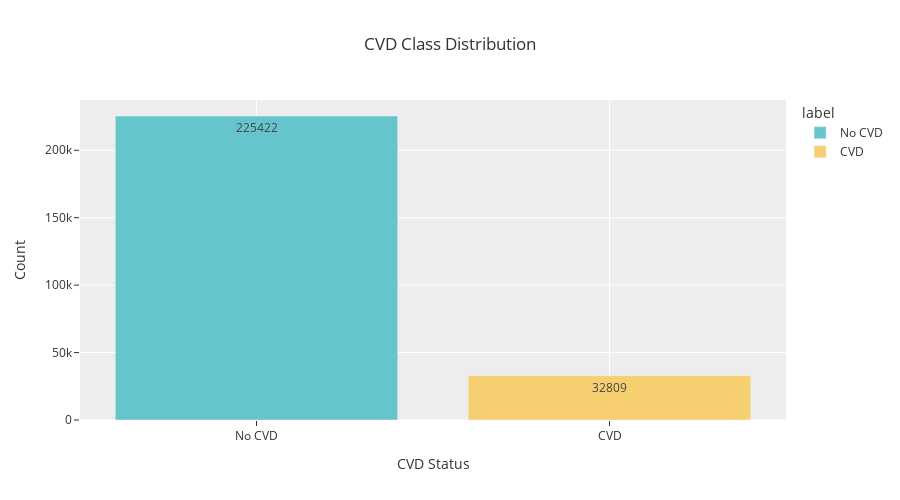

The cell this chart's notebook holds for it:
### Code cell
count_plot(y_train)

### Figure 1 — Plotly figure (JSON) as saved in the notebook; plotly's stock layout.template omitted (floating-point values rounded to 4 significant figures)
{"data": [{"alignmentgroup": "True", "hovertemplate": "label=%{x}<br>count=%{text}<extra></extra>", "legendgroup": "No CVD", "marker": {"color": "rgb(102, 197, 204)", "pattern": {"shape": ""}}, "name": "No CVD", "offsetgroup": "No CVD", "orientation": "v", "showlegend": true, "text": [225422], "textposition": "auto", "type": "bar", "x": ["No CVD"], "xaxis": "x", "y": [225422], "yaxis": "y"}, {"alignmentgroup": "True", "hovertemplate": "label=%{x}<br>count=%{text}<extra></extra>", "legendgroup": "CVD", "marker": {"color": "rgb(246, 207, 113)", "pattern": {"shape": ""}}, "name": "CVD", "offsetgroup": "CVD", "orientation": "v", "showlegend": true, "text": [32809], "textposition": "auto", "type": "bar", "x": ["CVD"], "xaxis": "x", "y": [32809], "yaxis": "y"}], "layout": {"barmode": "relative", "height": 500, "legend": {"title": {"text": "label"}, "tracegroupgap": 0}, "title": {"text": "CVD Class Distribution"}, "xaxis": {"anchor": "y", "categoryarray": ["No CVD", "CVD"], "categoryorder": "array", "domain": [0, 1], "title": {"text": "CVD Status"}}, "yaxis": {"anchor": "x", "domain": [0, 1], "title": {"text": "Count"}}}}
